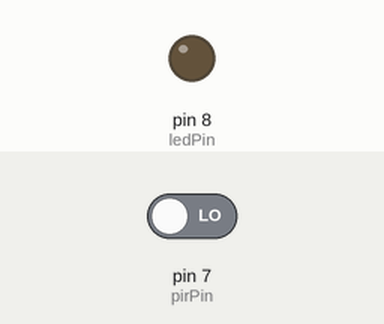
A sketch run on a simulated Arduino Uno, built with avr-gcc and run on an emulated ATmega328P. Parts: output pins drawn as LEDs (lit = HIGH). The test bench sets the inputs (shaded band); at power-on: pin 7 (pirPin) LOW. What the sketch prints to the serial monitor is not drawn.

Above: at 11.2 s.
11.3 s: pin 7 (pirPin) driven HIGH
At 11.7 s:
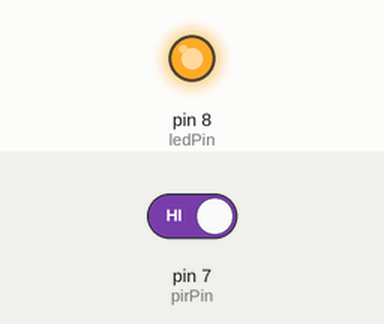
12.8 s: pin 7 (pirPin) driven LOW
At 14.0 s:
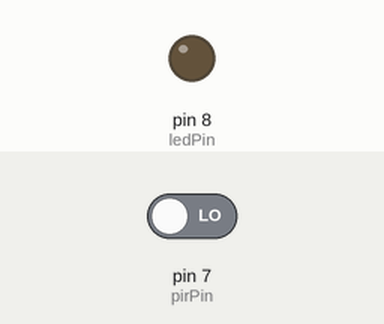
Timing chart, 0 to 15.8 s (numbered marks = the images above; inputs shaded):
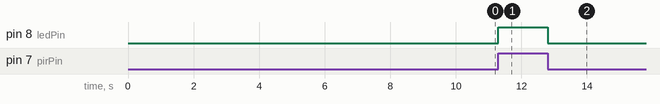

Measured:
- after the input at 11.3 s, pin 8 (ledPin): LOW → HIGH at once
- after the input at 12.8 s, pin 8 (ledPin): HIGH → LOW at once

The sketch:

motionsensing.ino
```cpp
/*
To check motion sensing using  a PIR sensor and sending a message to the person required stating that someone has come to the house
*/

#include<SoftwareSerial.h>
SoftwareSerial mySerial(9,10);

// Variable Setup
int calibrationTime = 10;
long unsigned int lowIn;         //the time when the sensor outputs a low impulse
long unsigned int pause = 5000;    //the amount of milliseconds the sensor has to be low
          //before we assume all motion has stopped
boolean lockLow = true;
boolean takeLowTime;

int pirPin = 7;    //the digital pin connected to the PIR sensor's output
int ledPin = 8;

/////////////////////////////
//SETUP
void setup(){
// Start Serial for debugging on the Serial Monitor
  mySerial.begin(9600);
  Serial.begin(9600);

  pinMode(pirPin, INPUT);
  pinMode(ledPin, OUTPUT);
  digitalWrite(pirPin, LOW);

  //give the sensor some time to calibrate
  Serial.print("calibrating sensor ");
    for(int i = 0; i < calibrationTime; i++){
      Serial.print(".");
      delay(1000);
      }
    Serial.println(" done");
    Serial.println("SENSOR ACTIVE");
    delay(50);
  }

////////////////////////////
//LOOP
void loop(){

     if(digitalRead(pirPin) == HIGH){
       digitalWrite(ledPin, HIGH);   //the led shows the sensors output pin state

       if(lockLow){
         //makes sure we wait for a transition to LOW before any further output is made:
         lockLow = false;
         Serial.println("---");
         Serial.print("motion detected at ");
         Serial.print(millis()/1000);
         Serial.println(" sec");
         Serial.print("Sending Message now.....");
         SendMessage();
         delay(50);
         }
         takeLowTime = true;
       }

     if(digitalRead(pirPin) == LOW){
       digitalWrite(ledPin, LOW);  //the led visualizes the sensors output pin state

       if(takeLowTime){
        lowIn = millis();          //save the time of the transition from high to LOW
        takeLowTime = false;       //make sure this is only done at the start of a LOW phase
        }
       //if the sensor is low for more than the given pause,
       //we assume that no more motion is going to happen
       if(!lockLow && millis() - lowIn > pause){
           //makes sure this block of code is only executed again after
           //a new motion sequence has been detected
           lockLow = true;
           Serial.print("motion ended at ");      //output
           Serial.print((millis() - pause)/1000);
           Serial.println(" sec");
           delay(50);
           }
       }

  }
  void SendMessage()
  {
    if(Serial.available()>0)
      {
    Serial.println("ready...");
    mySerial.println("AT+CMGF=1");
  delay(1000);
  Serial.print("0");
  mySerial.println("AT+CMGS=\"+91xxxxxxxxxx\"\r");
  delay(1000);
  Serial.print("1");
  mySerial.println("Someone has come to your house."); //this following message is sent to the
              //person’s phone.
  Serial.print("2");
  delay(100);
  Serial.print("3");
  mySerial.println((char)26);
  delay(1000);
   }
 }
```
